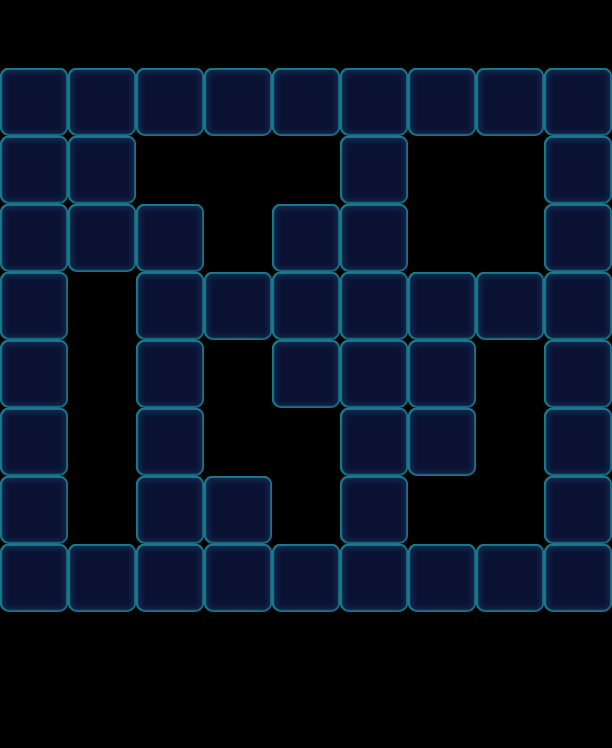

Tiled map render using the project's own tile images. Description and the map definition, with tile-layer contents summarised, below:
An orthogonal 9x11 tile map with 68x68 px tiles, 1 tile layer (Valid), 2 tilesets and 19 objects (19x Factory_Normal).

<map version="1.0" orientation="orthogonal" width="9" height="11" tilewidth="68" tileheight="68">
 <tileset firstgid="1" name="game_grid1" tilewidth="68" tileheight="68">
  <image source="game_grid1.png" width="68" height="68" />
 </tileset>
 <tileset firstgid="2" name="map" tilewidth="68" tileheight="68">
  <image source="map.png" width="1024" height="1024" />
 </tileset>
 <layer name="Valid" width="9" height="11">
  <data>[99 cells, 52 non-empty, 1 distinct tile ids]</data>
 </layer>
 <objectgroup name="BottomObj" width="9" height="11" />
 <objectgroup name="MiddleObj" width="9" height="11" />
 <objectgroup color="#000000" name="TopObj" width="9" height="11">
  <object name="10" type="Factory_Normal" x="0" y="0" width="68" height="68">
   <properties>
    <property name="FactoryColorsConfig" value="Blue,Green,Yellow" />
   </properties>
  </object>
  <object name="10" type="Factory_Normal" x="136" y="0" width="68" height="68">
   <properties>
    <property name="FactoryColorsConfig" value="Blue,Green,Yellow" />
   </properties>
  </object>
  <object name="10" type="Factory_Normal" x="68" y="0" width="68" height="68">
   <properties>
    <property name="FactoryColorsConfig" value="Blue,Green,Yellow" />
   </properties>
  </object>
  <object name="10" type="Factory_Normal" x="204" y="0" width="68" height="68">
   <properties>
    <property name="FactoryColorsConfig" value="Blue,Green,Yellow" />
   </properties>
  </object>
  <object name="10" type="Factory_Normal" x="272" y="0" width="68" height="68">
   <properties>
    <property name="FactoryColorsConfig" value="Blue,Green,Yellow" />
   </properties>
  </object>
  <object name="10" type="Factory_Normal" x="340" y="0" width="68" height="68">
   <properties>
    <property name="FactoryColorsConfig" value="Blue,Green,Yellow" />
   </properties>
  </object>
  <object name="10" type="Factory_Normal" x="408" y="0" width="68" height="68">
   <properties>
    <property name="FactoryColorsConfig" value="Blue,Green,Yellow" />
   </properties>
  </object>
  <object name="10" type="Factory_Normal" x="476" y="0" width="68" height="68">
   <properties>
    <property name="FactoryColorsConfig" value="Blue,Green,Yellow" />
   </properties>
  </object>
  <object name="10" type="Factory_Normal" x="544" y="0" width="68" height="68">
   <properties>
    <property name="FactoryColorsConfig" value="Blue,Green,Yellow" />
   </properties>
  </object>
  <object name="10" type="Factory_Normal" x="136" y="136" width="68" height="68">
   <properties>
    <property name="FactoryColorsConfig" value="Blue,Green,Yellow" />
   </properties>
  </object>
  <object name="10" type="Factory_Normal" x="272" y="136" width="68" height="68">
   <properties>
    <property name="FactoryColorsConfig" value="Blue,Green,Yellow" />
   </properties>
  </object>
  <object name="10" type="Factory_Normal" x="204" y="204" width="68" height="68">
   <properties>
    <property name="FactoryColorsConfig" value="Blue,Green,Yellow" />
   </properties>
  </object>
  <object name="10" type="Factory_Normal" x="408" y="204" width="68" height="68">
   <properties>
    <property name="FactoryColorsConfig" value="Blue,Green,Yellow" />
   </properties>
  </object>
  <object name="10" type="Factory_Normal" x="476" y="204" width="68" height="68">
   <properties>
    <property name="FactoryColorsConfig" value="Blue,Green,Yellow" />
   </properties>
  </object>
  <object name="10" type="Factory_Normal" x="204" y="408" width="68" height="68">
   <properties>
    <property name="FactoryColorsConfig" value="Blue,Green,Yellow" />
   </properties>
  </object>
  <object name="10" type="Factory_Normal" x="68" y="476" width="68" height="68">
   <properties>
    <property name="FactoryColorsConfig" value="Blue,Green,Yellow" />
   </properties>
  </object>
  <object name="10" type="Factory_Normal" x="272" y="476" width="68" height="68">
   <properties>
    <property name="FactoryColorsConfig" value="Blue,Green,Yellow" />
   </properties>
  </object>
  <object name="10" type="Factory_Normal" x="408" y="476" width="68" height="68">
   <properties>
    <property name="FactoryColorsConfig" value="Blue,Green,Yellow" />
   </properties>
  </object>
  <object name="10" type="Factory_Normal" x="476" y="476" width="68" height="68">
   <properties>
    <property name="FactoryColorsConfig" value="Blue,Green,Yellow" />
   </properties>
  </object>
 </objectgroup>
</map>
